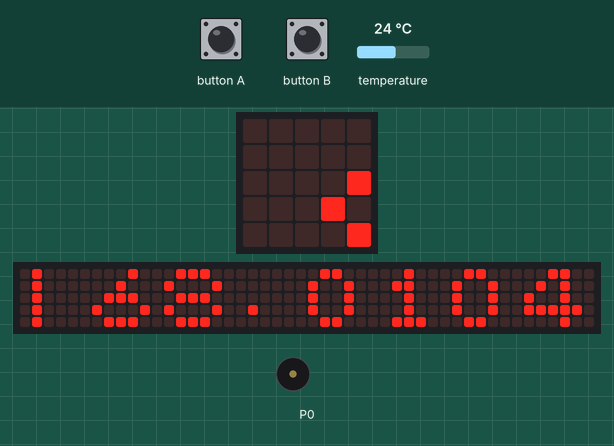
Simulated run of this program. Board: BBC micro:bit (MakeCode). Shown: the board's 5×5 LED display, a strip that is not on the board, showing the scrolling text unrolled, buzzer (waves = sounding). Inputs (shaded band) come from the test bench; at power-on: temperature 24 °C. The 48×5 strip is a reading aid, not a part: it shows the text the display is scrolling, unrolled, one strip-width of it at a time.

Above: at 8.97 s.
9.0 s: temperature set to 31.6 °C
10.5 s: temperature set to 32.7 °C
At 10.71 s:
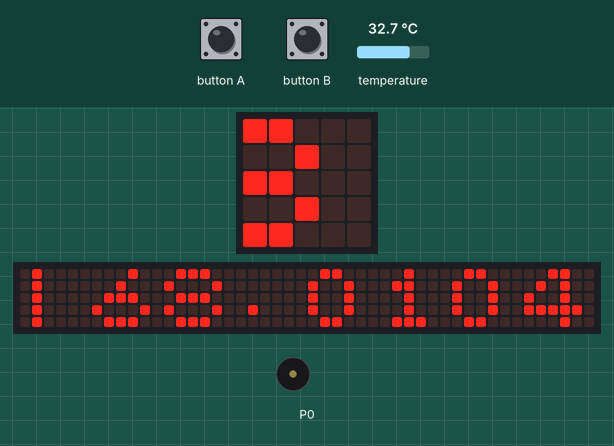
12.9 s: button A pressed for 0.15 s
13.6 s: temperature set to 12 °C
At 16.3 s:
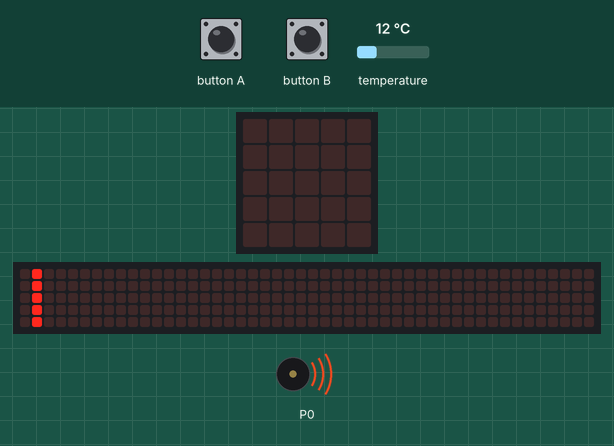
16.6 s: temperature set to 33 °C
At 20.45 s:
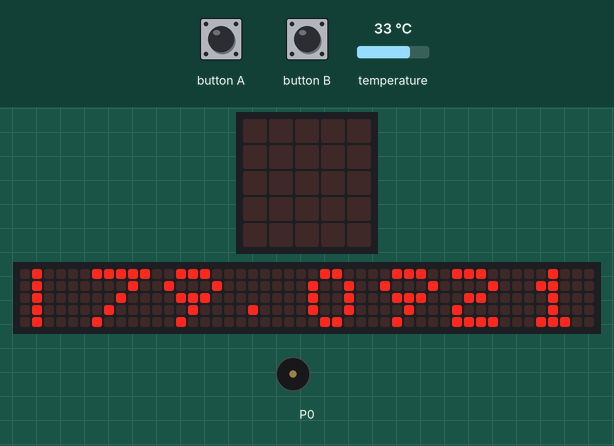
Timing chart, 0 to 31.2 s (numbered marks = the images above; inputs shaded):
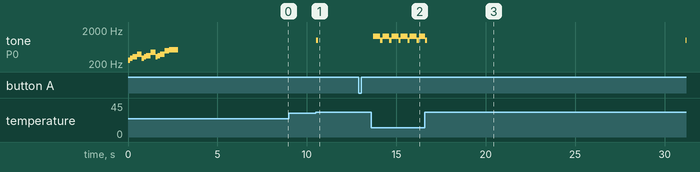

Measured:
- after the input at 10.5 s, tone on P0: silent → 988 Hz at once, → silent 0.13 s later
- after the input at 13.6 s, tone on P0: alternates 1319 Hz for 0.38 s and 988 Hz for 0.13 s, starting after 0.13 s

The program:

main.ts
```typescript
input.onButtonPressed(Button.A, function () {
    music.play(music.tonePlayable(988, music.beat(BeatFraction.Eighth)), music.PlaybackMode.UntilDone)
    basic.showString("Now")
    basic.showString("" + input.temperature() + "*c")
})
input.onButtonPressed(Button.B, function () {
    music.play(music.tonePlayable(698, music.beat(BeatFraction.Eighth)), music.PlaybackMode.UntilDone)
    basic.showNumber(歩数)
})
let 不快指数ー表示 = 0
let 不快指数 = 0
let 歩数 = 0
歩数 = 0
music._playDefaultBackground(music.builtInPlayableMelody(Melodies.Ringtone), music.PlaybackMode.InBackground)
basic.showNumber(input.temperature())
basic.pause(5000)
basic.clearScreen()
basic.forever(function () {
    if (32 <= input.temperature()) {
        music._playDefaultBackground(music.builtInPlayableMelody(Melodies.BaDing), music.PlaybackMode.LoopingInBackground)
    }
    if (input.isGesture(Gesture.Shake)) {
        歩数 += 1
    }
})
basic.forever(function () {
    不快指数 = input.temperature() * 0.81 + grove.aht20ReadTemperatureC() * 0.01 * (input.temperature() * 0.99 - 14.3) + 46.3
    basic.showString("|" + 不快指数 + "|")
})
basic.forever(function () {
    if (不快指数 < 70) {
        不快指数ー表示 = 1
    } else if (70 <= (不快指数 < 75)) {
        不快指数ー表示 = 2
    } else if (75 <= (不快指数 < 80)) {
        不快指数ー表示 = 3
    } else if (80 <= (不快指数 < 86)) {
        不快指数ー表示 = 4
    } else if (86 <= 不快指数) {
        不快指数ー表示 = 5
    }
})
```

test.ts
```typescript
// テストはここに来ます。このパッケージが拡張機能として使用されるときにはコンパイルされません。
```
